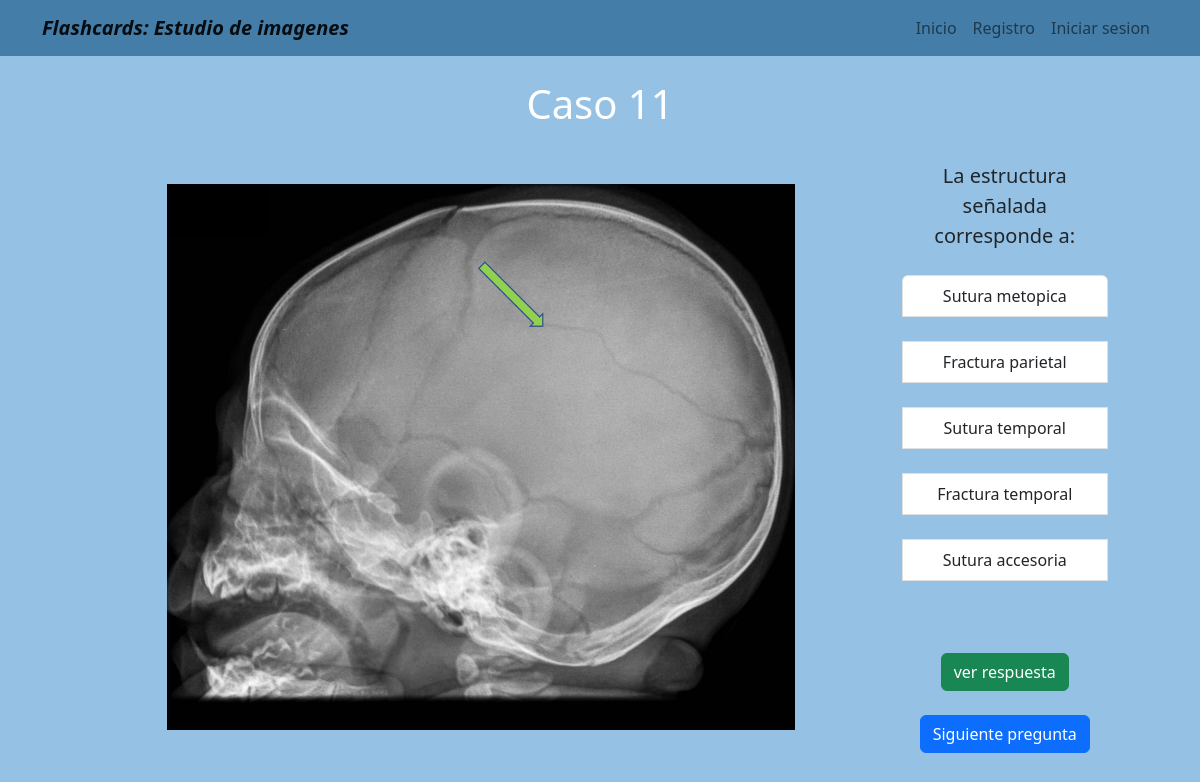
/alternativas/11/, run on the app's committed database.
### alternativas/models.py (models this page shows)
class secc_alternativa(models.Model):
    numero_respuesta_alt= PositiveSmallIntegerField(default=1)
    alternativa_1= CharField(max_length=100, blank=True)
    alternativa_2= CharField(max_length=100, blank=True)
    alternativa_3= CharField(max_length=100, blank=True)
    alternativa_4= CharField(max_length=100, blank=True)
    alternativa_5= CharField(max_length=100, blank=True)
    alternativa_respuesta= CharField(max_length=100, blank=True)
    descripcion_breve = CharField(max_length=600, blank=True)
    url_info_esp= URLField(blank=True)
    url_info_ing= URLField(blank=True)
    imagen_con_patologia= ImageField(upload_to='estudio/images/')
    pregunta= CharField(max_length=500, blank=True)

### alternativas/views.py (the view)
# urls.py: path('11/', once, name='once'),
def once(request):
    onceavo= secc_alternativa.objects.filter(numero_respuesta_alt=11)
    return render(request, '11.html',{'onceavo':onceavo})

### alternativas/templates/11.html
{% extends "layout.html" %}
{% block content %}
{% for info in onceavo %}
<h1 style="color:white ; text-align:center;"> Caso {{info.numero_respuesta_alt}}</h1> <br/>
  <td style="padding-left: 20px;">
    <img src=" {{info.imagen_con_patologia.url}}" width="75%" > <br>
  </td>
  <td style="padding-right: 50px;">
    <a style=" font-size: 20px">{{info.pregunta}} </a> <br><br>
    <div class="list-group">
      <a class="list-group-item list-group-item-action">{{info.alternativa_1}} </a> <br>
      <a class="list-group-item list-group-item-action">{{info.alternativa_2}} </a> <br>
      <a class="list-group-item list-group-item-action">{{info.alternativa_3}} </a> <br>
      <a class="list-group-item list-group-item-action">{{info.alternativa_4}} </a> <br>
      <a class="list-group-item list-group-item-action">{{info.alternativa_5}} </a> <br>
  </div>
  <br> <br> <a class="btn btn-success text-center contenedor-boton-inicio" href="{% url 'once_r' %}" role="button" > ver respuesta </a>
  <br> <br> <a class="btn btn-primary text-center contenedor-boton-inicio" href="{% url 'doce' %}" role="button" > Siguiente pregunta </a>
</td>
{% endfor %}
{% endblock %}

### home/templates/layout.html (style rules this page uses)
body { background-color:#95c2e4; text-align: center; }
.contenedor-boton-inicio { display: inline-flex; }

### data on the page
secc_alternativa: numero_respuesta_alt "11", imagen_con_patologia (picture), pregunta "La estructura señalada corresponde a:", alternativa_1 "Sutura metopica", alternativa_2 "Fractura parietal", alternativa_3 "Sutura temporal", alternativa_4 "Fractura temporal", alternativa_5 "Sutura accesoria"
